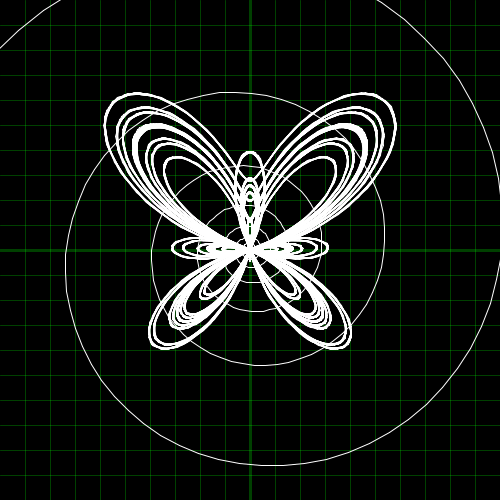
Frame 1 (no input)
Frame 60 (the mouse pressed at the canvas centre just before this capture): identical to frame 1, image omitted
Frame 120 (the mouse held since frame 60 and released just before this capture): identical to frame 1, image omitted

The Processing sketch that drew this single still picture (run headless with seeded random() and noise(); from frame 60 on, the mouse is pressed at the canvas centre):

// Processing sketch: Mathematics_Function
// ── Mathematics_Function.pde
//declare and define units
int ux = 25;
int uy = 25;

void setup() {
  //set size
  size(500, 500);
}

void draw() {
  //set background
  background(0);
  
  //draws green grid spaced out by units
  strokeWeight(1);
  stroke(0, 255, 0, 64);
  for (int i = width/2-ux; i > 0; i -= ux) {
    line(i, 0, i, height);
  }
  for (int i = width/2+ux; i < width; i += ux) {
    line(i, 0, i, height);
  }
  for (int i = height/2-uy; i > 0; i -= uy) {
    line(0, i, width, i);
  }
  for (int i = height/2+uy; i < height; i += uy) {
    line(0, i, width, i);
  }
  stroke(0, 255, 0, 64);
  strokeWeight(3);
  line(width/2, 0, width/2, height);
  line(0, height/2, width, height/2);

  /**********temporary deactivation of linear functions
  //linear functions
  strokeWeight(2);
  for (float i = width/2; i > 0; i-=0.1) {
    //draws functions as sums of all pieces of the graph
    stroke(255);
    line(i, height/2-uy*f1((i-width/2)/ux), i-1, height/2-uy*f1((i-1-width/2)/ux));
    line(i, height/2-uy*f2((i-width/2)/ux), i-1, height/2-uy*f2((i-1-width/2)/ux));
    line(i, height/2-uy*f3((i-width/2)/ux), i-1, height/2-uy*f3((i-1-width/2)/ux));
    line(i, height/2-uy*f4((i-width/2)/ux), i-1, height/2-uy*f4((i-1-width/2)/ux));
    
    //draws area as sums of all distances from the x axis to the graph
    stroke(255, 0, 0, 10);
    line(i, height/2, i, height/2-uy*f1((i-width/2)/ux));
    stroke(255, 255, 0, 10);
    line(i, height/2, i, height/2-uy*f2((i-width/2)/ux));
    stroke(0, 0, 255, 10);
    line(i, height/2, i, height/2-uy*f3((i-width/2)/ux));
    stroke(0, 255, 0, 10);
    line(i, height/2, i, height/2-uy*f4((i-width/2)/ux));
  }
  for (float i = width/2; i < width; i+=0.1) {
    //draws functions as sums of all pieces of the graph
    stroke(255);
    line(i, height/2-uy*f1((i-width/2)/ux), i+1, height/2-uy*f1((i+1-width/2)/ux));
    line(i, height/2-uy*f2((i-width/2)/ux), i+1, height/2-uy*f2((i+1-width/2)/ux));
    line(i, height/2-uy*f3((i-width/2)/ux), i+1, height/2-uy*f3((i+1-width/2)/ux));
    line(i, height/2-uy*f4((i-width/2)/ux), i+1, height/2-uy*f4((i+1-width/2)/ux));

    //draws area as sums of all distances from the x axis to the graph
    stroke(255, 0, 0, 10);
    line(i, height/2, i, height/2-uy*f1((i-width/2)/ux));
    stroke(255, 255, 0, 10);
    line(i, height/2, i, height/2-uy*f2((i-width/2)/ux));
    stroke(0, 0, 255, 10);
    line(i, height/2, i, height/2-uy*f3((i-width/2)/ux));
    stroke(0, 255, 0, 10);
    line(i, height/2, i, height/2-uy*f4((i-width/2)/ux));
  }

  //print integrals of linear functions
  println("Integral of f1(x) from 0 to width = " + Integral1(0));
  println("Integral of f2(x) from 0 to width = " + Integral2(0));
  println("Integral of f3(x) from 0 to width = " + Integral3(0));
  println("Integral of f4(x) from 0 to width = " + Integral4(0));
  **********/

  //parametric curves
  strokeWeight(1);
  for(float i = 0; i < 1000; i += 0.1) {
    stroke(255);
    line(width/2+pc1(i).x/ux,height/2+pc1(i).y/uy,width/2+pc1(i+0.1).x/ux,height/2+pc1(i+0.1).y/uy);
    line(width/2+pc2(i).x/ux,height/2+pc2(i).y/uy,width/2+pc2(i+0.1).x/ux,height/2+pc2(i+0.1).y/uy);
  }
}

//linear functions
float f1(float x) {
  return sq(x);
}

float f2(float x) {
  return sqrt(abs(x));
}

float f3(float x) {
  return -sq(x);
}

float f4(float x) {
  return -sqrt(abs(x));
}

//paremetric curves
//butterfly curve
PVector pc1(float t) {
  return new PVector(1000*sin(t)*(exp(cos(t))-2*cos(4*t)-pow(sin(t/12), 5)),-1000*cos(t)*(exp(cos(t))-2*cos(4*t)-pow(sin(t/12), 5)));
}

//logarithmic spiral
PVector pc2(float t) {
  return new PVector(sin(t)*exp(t/10)/100,cos(t)*exp(t/10)/100);
}

//integrals of function continuous over visible graph
float Integral1(float F) {
  for (int i = width/2-width/(2*ux); i < width/2+width/(2*ux); i++) {
    F += 0.1*f1(i-width/2);
  }
  return F;
}

float Integral2(float F) {
  for (int i = width/2-width/(2*ux); i < width/2+width/(2*ux); i++) {
    F += 0.1*f2(i-width/2);
  }
  return F;
}

float Integral3(float F) {
  for (int i = width/2-width/(2*ux); i < width/2+width/(2*ux); i++) {
    F += 0.1*f3(i-width/2);
  }
  return F;
}

float Integral4(float F) {
  for (int i = width/2-width/(2*ux); i < width/2+width/(2*ux); i++) {
    F += 0.1*f4(i-width/2);
  }
  return F;
}
